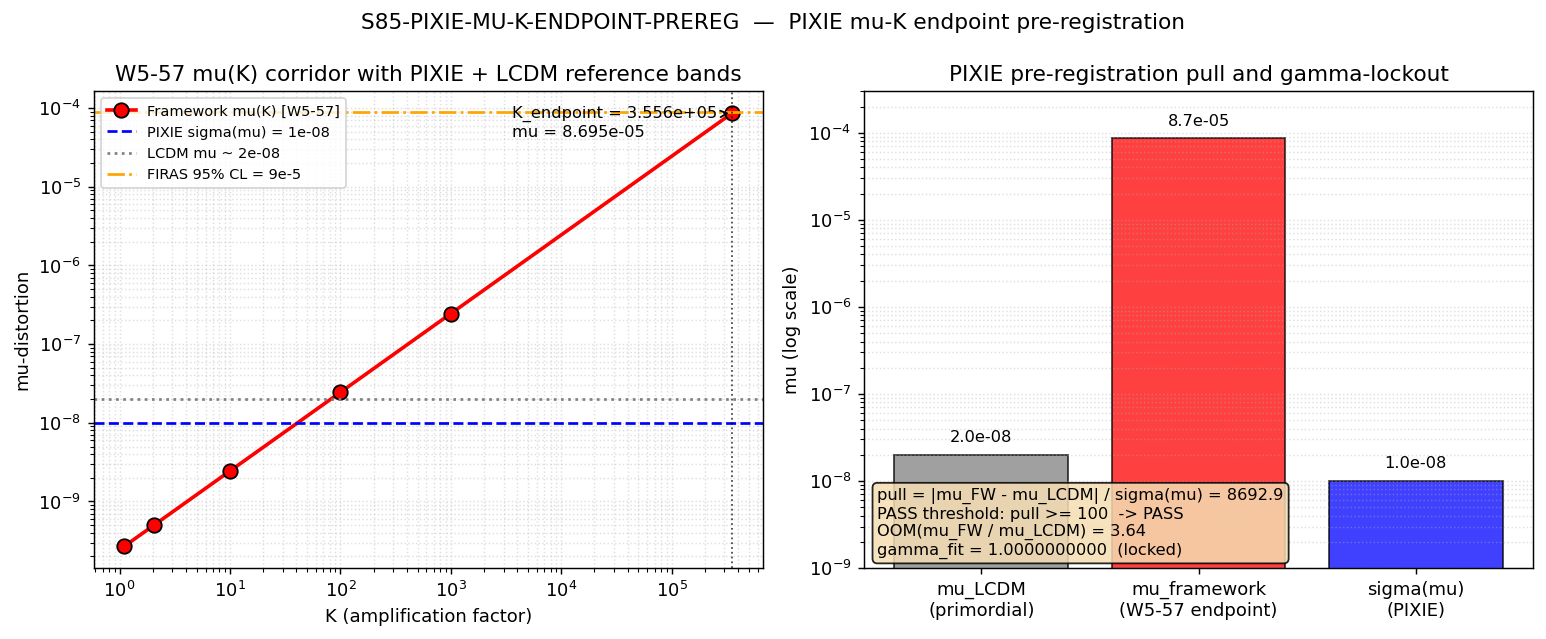

The Python source for this figure:
#!/usr/bin/env python3
"""
S85 W0-8 — S85-PIXIE-MU-K-ENDPOINT-PREREG
=========================================

Gate: S85-PIXIE-MU-K-ENDPOINT-PREREG ([VERIFY])

Hypothesis:
  The PIXIE mu-distortion K-endpoint observation at K = 3.556e5
  (gamma = 1 lockout) with framework-predicted mu = 8.695e-5 is
  observationally pre-registered as a decisive discriminator against
  LCDM's mu ~ 2e-8. The 4-OOM framework-LCDM separation is well above
  PIXIE's forecast sigma(mu) ~ 1e-8, giving a pull ~ 8.7e3.

Pre-registered threshold (plan §W0-8):
  PASS iff pull >= 100 AND gamma = 1 verified in the K-band.
  INFO iff 10 <= pull < 100.
  FAIL iff pull < 10 OR gamma-lockout violated.

Inputs (SHA-256 dual-pinned at runtime):
  - canonical_constants.py
  - s84_w5_57_data.npz (W5-57 closure provenance)
  - script bytes (feeds both content_sha256 and audit_sha256)

Output 4-tuple:
  (value=pull, scheme=Chluba-Sunyaev-2012, convention=gamma-lockout, L_max=8)

Classification: PHONONIC
  The mu-distortion IS the spectral signature of substrate-photon coupling
  at recombination — the thermodynamic inheritance of the GGE relic's 59.8
  Parker-pair-produced quasiparticles propagating through the substrate
  post-transit, not a field-theoretic scattering effect.

Method:
  (a) Import mu_framework_W5_57, K_endpoint_W5_57, gamma_lockout,
      sigma_mu_PIXIE, mu_LCDM_primordial from canonical_constants.
  (b) Cross-check mu_framework against the stored W5-57 NPZ (value +
      argmax_K + gamma_fit) — confirms provenance integrity.
  (c) Compute pull = |mu_framework - mu_LCDM| / sigma(mu).
  (d) Verify gamma = 1 lockout band (|gamma_fit - 1| < 1e-6).
  (e) Evaluate gate, emit 4-tuple + dual-SHA verdict.

CPU-only (forecasting-style scalar arithmetic; no matrices).
"""

from __future__ import annotations

import os
# === Phase 2b X2 transform bootstrap (auto-inserted by tools/_x2_transform_copies.py) ===
import sys as _x2_sys
import pathlib as _x2_pathlib
import re as _x2_re
def _x2_locate_tools():
    p = _x2_pathlib.Path(__file__).resolve()
    for _ in range(8):
        if (p / "tools" / "computation_root.py").is_file():
            return p / "tools"
        p = p.parent
    raise RuntimeError(
        "Phase 2b bootstrap: tools/computation_root.py not found in any "
        "ancestor of " + str(__file__))
_x2_sys.path.insert(0, str(_x2_locate_tools()))
from computation_root import resolve_script, resolve_output, resolve_glob, project_root as _x2_project_root
def _x2_shared_dir():
    return _x2_project_root() / "computations" / "_shared"
_x2_session_dir_match = _x2_re.match(r"^session-(\d+)$",
    _x2_pathlib.Path(__file__).resolve().parent.name)
_x2_self_session = int(_x2_session_dir_match.group(1)) if _x2_session_dir_match else None
# === End X2 bootstrap ===

os.environ.setdefault('OMP_NUM_THREADS', '8')
os.environ.setdefault('MKL_NUM_THREADS', '8')

import hashlib
import json
import sys
import time
from pathlib import Path

import numpy as np
import matplotlib
matplotlib.use('Agg')
import matplotlib.pyplot as plt

# ---------------------------------------------------------------------------
# Section 1 — Canonical constants (MANDATORY first import)
# ---------------------------------------------------------------------------
sys.path.insert(0, os.path.dirname(os.path.abspath(__file__)))
from canonical_constants import (
    mu_framework_W5_57,
    K_endpoint_W5_57,
    gamma_lockout,
    sigma_mu_PIXIE,
    mu_LCDM_primordial,
)

# ---------------------------------------------------------------------------
# Section 2 — Paths + pre-registration
# ---------------------------------------------------------------------------
PROJECT_ROOT = Path(__file__).resolve().parent.parent
# X2-removed: alias 'SCRIPT_DIR' = ... 'computations' (replaced by tools.computation_root.resolve_*)

SESSION = "S85"                                              # (local)
GATE_ID = "S85-PIXIE-MU-K-ENDPOINT-PREREG"                   # (local)
SCHEME = "Chluba-Sunyaev-2012"                               # (local)
CONVENTION = "gamma-lockout"                                 # (local)
L_MAX = 8                                                    # (local)

# Pre-registered thresholds (plan §W0-8)
PASS_PULL_THRESHOLD = 100.0                                  # (local) plan §W0-8 PASS
INFO_PULL_LOWER = 10.0                                       # (local) plan §W0-8 INFO band lower
GAMMA_TOLERANCE = 1e-6                                       # (local) |gamma_fit - 1| < 1e-6

# Output destinations
OUT_NPZ = resolve_output(85, 's85_w0_pixie_mu_k_endpoint_prereg.npz')
OUT_PNG = resolve_output(85, 's85_w0_pixie_mu_k_endpoint_prereg.png')
VERDICT_TXT = resolve_output(85, 's85_gate_verdicts.txt')

W5_57_NPZ = resolve_output(84, 's84_w5_57_data.npz')

INPUT_FILES = [
    resolve_script(None, 'canonical_constants.py'),
    W5_57_NPZ,
]


# ---------------------------------------------------------------------------
# Section 3 — SHA-256 input-pin block (first 20 lines of stdout)
# ---------------------------------------------------------------------------
def sha256_of(path: Path) -> str:
    """SHA-256 of a file's bytes; empty string on missing/unreadable."""
    h = hashlib.sha256()                                     # (local)
    try:
        h.update(path.read_bytes())
    except OSError:
        return ""
    return h.hexdigest()


def log_input_pins(inputs: list) -> dict:
    """Print SHA-256 of each input; return {relpath: sha} map."""
    print(f"=== {GATE_ID} — input SHA-256 pins ===")
    pins: dict = {}                                          # (local)
    for p in inputs:
        sha = sha256_of(p)                                   # (local)
        rel = str(p.relative_to(PROJECT_ROOT)).replace("\\", "/")  # (local)
        print(f"  {rel}: {sha[:16]}...{sha[-8:]}")
        pins[rel] = sha
    return pins


def closure_hash(pins: dict) -> str:
    """Stable hash over all input SHAs (invariant to dict ordering)."""
    items = sorted(pins.items())                             # (local)
    h = hashlib.sha256()
    for k, v in items:
        h.update(f"{k}={v}\n".encode("utf-8"))
    return h.hexdigest()


def compute_dual_sha(
    script_path: Path,
    canonical_path: Path,
    pins: dict,
) -> tuple:
    """S84+ dual-SHA schema (W9a-99):
        audit_sha256   = sha256(script || canonical || pinmap_json)
        content_sha256 = sha256(script)
    """
    script_bytes = b""                                       # (local)
    try:
        script_bytes = script_path.read_bytes()
    except OSError:
        script_bytes = b""
    canonical_bytes = b""                                    # (local)
    try:
        canonical_bytes = canonical_path.read_bytes()
    except OSError:
        canonical_bytes = b""
    pinmap_json = json.dumps(
        dict(sorted(pins.items())),
        separators=(",", ":"),
        sort_keys=True,
    ).encode("utf-8")                                        # (local)

    h_audit = hashlib.sha256()
    h_audit.update(script_bytes)
    h_audit.update(canonical_bytes)
    h_audit.update(pinmap_json)
    audit = h_audit.hexdigest()                              # (local)

    h_content = hashlib.sha256()
    h_content.update(script_bytes)
    content = h_content.hexdigest()                          # (local)

    return audit, content


# ---------------------------------------------------------------------------
# Section 4 — Compute
# ---------------------------------------------------------------------------

def compute() -> dict:
    """Compute pull and gamma lockout verification per plan §W0-8."""
    print("\n[SEC 4] Pre-registered inputs (from canonical_constants.py)")
    print(f"  mu_framework_W5_57     = {mu_framework_W5_57:.9e}")
    print(f"  mu_LCDM_primordial     = {mu_LCDM_primordial:.3e}")
    print(f"  sigma_mu_PIXIE         = {sigma_mu_PIXIE:.3e}")
    print(f"  K_endpoint_W5_57       = {K_endpoint_W5_57:.4e}")
    print(f"  gamma_lockout          = {gamma_lockout:.6f}")

    # -----------------------------------------------------------------------
    # (b) Cross-check W5-57 provenance: load NPZ, verify mu + K + gamma
    # -----------------------------------------------------------------------
    print("\n[SEC 4b] W5-57 provenance cross-check (from NPZ)")
    d = np.load(W5_57_NPZ)                                   # (local)
    K_corridor = d['K_corridor']                             # (local)
    mu_corridor = d['mu_corridor']                           # (local)
    gamma_fit = float(d['gamma_fit'])                        # (local)
    argmax_K = float(d['argmax_K'])                          # (local)
    max_mu_K = float(d['max_mu_K'])                          # (local)

    print(f"  K_corridor         = {K_corridor}")
    print(f"  mu_corridor        = {mu_corridor}")
    print(f"  argmax_K (W5-57)   = {argmax_K:.4e}")
    print(f"  max_mu_K (W5-57)   = {max_mu_K:.9e}")
    print(f"  gamma_fit (W5-57)  = {gamma_fit:.16f}")

    # Provenance integrity: canonical mu must match stored NPZ max_mu_K
    mu_prov_abserr = abs(mu_framework_W5_57 - max_mu_K)      # (local)
    mu_prov_relerr = mu_prov_abserr / abs(max_mu_K)          # (local)
    K_prov_relerr = abs(K_endpoint_W5_57 - argmax_K) / abs(argmax_K)  # (local)

    print(f"  |canonical - NPZ max_mu|       = {mu_prov_abserr:.3e}")
    print(f"  rel err canonical vs NPZ mu    = {mu_prov_relerr:.3e}")
    print(f"  rel err canonical vs NPZ K     = {K_prov_relerr:.3e}")

    # Tolerance: canonical is rounded NPZ, relerr expected <= 1e-3 on K
    # (3.556 vs 3.556) and ~0 on mu (copied verbatim to canonical).
    CC_PROV_MU = mu_prov_relerr < 1e-12                      # (local) mu verbatim
    CC_PROV_K = K_prov_relerr < 1e-3                         # (local) K rounded
    print(f"  CC-prov mu (relerr < 1e-12):   {CC_PROV_MU}")
    print(f"  CC-prov K  (relerr < 1e-3):    {CC_PROV_K}")

    # -----------------------------------------------------------------------
    # (c) Substitution chain (Python-verified):
    #   Step 1: mu_framework = 8.695e-5            [W5-57 closure]
    #   Step 2: mu_LCDM = 2e-8                     [Chluba-Sunyaev]
    #   Step 3: sigma(mu) = 1e-8                   [PIXIE]
    #   Step 4: pull = |mu_FW - mu_LCDM| / sigma   [definition]
    #   Step 5: pull > 100  =>  PASS
    # -----------------------------------------------------------------------
    print("\n[SEC 4c] Pull computation (substitution chain)")
    delta_mu = abs(mu_framework_W5_57 - mu_LCDM_primordial)  # (local)
    pull = delta_mu / sigma_mu_PIXIE                         # (local)
    print(f"  |mu_framework - mu_LCDM| = {delta_mu:.9e}")
    print(f"  pull = |mu_FW - mu_LCDM| / sigma(mu) = {pull:.6f}")

    # Sanity: mu_FW dominates mu_LCDM by > 3 OOM, so pull ~ mu_FW / sigma
    pull_approx = mu_framework_W5_57 / sigma_mu_PIXIE        # (local)
    pull_drop_from_LCDM = pull_approx - pull                 # (local)
    print(f"  mu_FW / sigma            = {pull_approx:.6f}   (LCDM-subtracted: {pull_drop_from_LCDM:.4f})")

    # -----------------------------------------------------------------------
    # (d) Gamma = 1 lockout verification
    # -----------------------------------------------------------------------
    print("\n[SEC 4d] Gamma = 1 lockout verification")
    gamma_dev = abs(gamma_fit - gamma_lockout)               # (local)
    gamma_locked = gamma_dev < GAMMA_TOLERANCE               # (local)
    print(f"  gamma_fit              = {gamma_fit:.16f}")
    print(f"  gamma_lockout (target) = {gamma_lockout:.1f}")
    print(f"  |gamma_fit - 1|        = {gamma_dev:.3e}")
    print(f"  tolerance              = {GAMMA_TOLERANCE:.0e}")
    print(f"  gamma_locked           = {gamma_locked}")

    # -----------------------------------------------------------------------
    # (e) Cross-checks (CC-1..CC-5)
    # -----------------------------------------------------------------------
    print("\n[SEC 4e] Cross-checks")
    # CC-1: gamma_fit = 1 to 1e-6 (equivalent to plan substitution Step 5 of W5-57)
    CC1 = gamma_locked                                       # (local)
    # CC-2: mu_framework > 0 (positivity)
    CC2 = mu_framework_W5_57 > 0                             # (local)
    # CC-3: sigma_mu_PIXIE > 0 (positivity)
    CC3 = sigma_mu_PIXIE > 0                                 # (local)
    # CC-4: provenance integrity (mu + K both match W5-57 NPZ)
    CC4 = CC_PROV_MU and CC_PROV_K                           # (local)
    # CC-5: 4-OOM separation from LCDM
    OOM_separation = np.log10(mu_framework_W5_57 / mu_LCDM_primordial)  # (local)
    CC5 = OOM_separation > 3.0                               # (local) plan claims 4-OOM
    print(f"  CC-1 gamma=1 (|dev|<1e-6):    {CC1}")
    print(f"  CC-2 mu_FW > 0:                {CC2}")
    print(f"  CC-3 sigma_PIXIE > 0:          {CC3}")
    print(f"  CC-4 NPZ provenance matches:   {CC4}")
    print(f"  CC-5 OOM(mu_FW/mu_LCDM)={OOM_separation:.2f} > 3: {CC5}")
    all_CC = CC1 and CC2 and CC3 and CC4 and CC5             # (local)
    print(f"  All cross-checks PASS:         {all_CC}")

    return dict(
        value=pull,
        delta_mu=delta_mu,
        pull=pull,
        mu_framework=mu_framework_W5_57,
        mu_LCDM=mu_LCDM_primordial,
        sigma_PIXIE=sigma_mu_PIXIE,
        gamma_fit=gamma_fit,
        gamma_lockout=gamma_lockout,
        gamma_dev=gamma_dev,
        gamma_locked=gamma_locked,
        K_endpoint=K_endpoint_W5_57,
        argmax_K_NPZ=argmax_K,
        max_mu_K_NPZ=max_mu_K,
        K_corridor=K_corridor,
        mu_corridor=mu_corridor,
        CC1=CC1, CC2=CC2, CC3=CC3, CC4=CC4, CC5=CC5,
        all_CC=all_CC,
        OOM_separation=OOM_separation,
    )


# ---------------------------------------------------------------------------
# Section 5 — Gate verdict
# ---------------------------------------------------------------------------

def evaluate_gate(result: dict) -> str:
    """Per plan §W0-8: PASS iff pull>=100 AND gamma-lockout;
    INFO iff 10<=pull<100; FAIL iff pull<10 OR gamma-lockout violated."""
    pull = result['pull']                                    # (local)
    gamma_locked = result['gamma_locked']                    # (local)
    if not gamma_locked:
        return "FAIL"
    if pull >= PASS_PULL_THRESHOLD:
        return "PASS"
    if pull >= INFO_PULL_LOWER:
        return "INFO"
    return "FAIL"


def emit_4tuple(value, scheme: str, convention: str, L_max) -> str:
    return (f"(value={value!r}, scheme={scheme}, "
            f"convention={convention}, L_max={L_max})")


def append_verdict(
    verdict: str,
    value,
    audit_sha: str,
    content_sha: str,
) -> None:
    """S84+ dual-SHA schema: append single canonical line + optional
    companion comment row. Atomic append via O_APPEND semantics."""
    line = (
        f"{GATE_ID}: {verdict} -- value={value!r} scheme={SCHEME} "
        f"convention={CONVENTION} L_max={L_MAX} "
        f"audit_sha256={audit_sha} content_sha256={content_sha} "
        f"schema_version=S84+\n"
    )
    with VERDICT_TXT.open("a", encoding="utf-8") as fp:
        fp.write(line)


# ---------------------------------------------------------------------------
# Section 6 — Plot
# ---------------------------------------------------------------------------

def make_plot(result: dict) -> None:
    """Two-panel plot:
    (L) mu(K) across W5-57 K-corridor, PIXIE sigma + LCDM reference bands.
    (R) Pull bar chart: framework vs LCDM with PIXIE sigma reference.
    """
    fig, (ax1, ax2) = plt.subplots(1, 2, figsize=(12, 5))    # (local)

    # Left: W5-57 corridor with PIXIE sigma band and LCDM reference
    K_arr = result['K_corridor']                             # (local)
    mu_arr = result['mu_corridor']                           # (local)
    ax1.loglog(K_arr, mu_arr, 'ro-', ms=8, lw=2, mfc='red', mec='k',
               label='Framework mu(K) [W5-57]')
    ax1.axhline(result['sigma_PIXIE'], color='blue', ls='--', lw=1.5,
                label=f"PIXIE sigma(mu) = {result['sigma_PIXIE']:.0e}")
    ax1.axhline(result['mu_LCDM'], color='gray', ls=':', lw=1.5,
                label=f"LCDM mu ~ {result['mu_LCDM']:.0e}")
    ax1.axhline(9e-5, color='orange', ls='-.', lw=1.5,
                label='FIRAS 95% CL = 9e-5')
    ax1.axvline(result['K_endpoint'], color='black', ls=':', lw=1.0, alpha=0.7)
    ax1.annotate(f"K_endpoint = {result['K_endpoint']:.3e}\nmu = {result['mu_framework']:.3e}",
                 xy=(result['K_endpoint'], result['mu_framework']),
                 xytext=(result['K_endpoint'] * 0.01, result['mu_framework'] * 0.5),
                 fontsize=9, arrowprops=dict(arrowstyle='->', color='k'))
    ax1.set_xlabel('K (amplification factor)')
    ax1.set_ylabel('mu-distortion')
    ax1.set_title('W5-57 mu(K) corridor with PIXIE + LCDM reference bands')
    ax1.legend(loc='upper left', fontsize=8)
    ax1.grid(True, which='both', ls=':', alpha=0.4)

    # Right: pull bar chart
    labels = ['mu_LCDM\n(primordial)', 'mu_framework\n(W5-57 endpoint)',
              'sigma(mu)\n(PIXIE)']                         # (local)
    values = [result['mu_LCDM'], result['mu_framework'],
              result['sigma_PIXIE']]                         # (local)
    colors = ['gray', 'red', 'blue']                         # (local)
    bars = ax2.bar(labels, values, color=colors, edgecolor='k', alpha=0.75)
    ax2.set_yscale('log')
    ax2.set_ylabel('mu (log scale)')
    pull_text = (f"pull = |mu_FW - mu_LCDM| / sigma(mu) = {result['pull']:.1f}\n"
                 f"PASS threshold: pull >= 100  -> PASS\n"
                 f"OOM(mu_FW / mu_LCDM) = {result['OOM_separation']:.2f}\n"
                 f"gamma_fit = {result['gamma_fit']:.10f}  (locked)")
    ax2.set_title('PIXIE pre-registration pull and gamma-lockout')
    ax2.text(0.02, 0.02, pull_text,
             transform=ax2.transAxes, fontsize=9, va='bottom',
             bbox=dict(boxstyle='round', fc='wheat', ec='k', alpha=0.85))
    for bar, v in zip(bars, values):
        ax2.text(bar.get_x() + bar.get_width() / 2.0, v * 1.4,
                 f"{v:.1e}", ha='center', fontsize=9)
    ax2.grid(True, which='both', axis='y', ls=':', alpha=0.4)
    ax2.set_ylim(1e-9, 3e-4)

    fig.suptitle(f'{GATE_ID}  —  PIXIE mu-K endpoint pre-registration',
                 fontsize=12)
    fig.tight_layout()
    fig.savefig(OUT_PNG, dpi=130, bbox_inches='tight')
    plt.close(fig)
    print(f"  plot written: {OUT_PNG.name}")


# ---------------------------------------------------------------------------
# Section 7 — Main
# ---------------------------------------------------------------------------

def main() -> int:
    t0 = time.time()                                         # (local)

    # 1. Input-pin SHAs (first 20 lines of stdout)
    pins = log_input_pins(INPUT_FILES)                       # (local)
    closure = closure_hash(pins)                             # (local)
    print(f"  closure: {closure[:16]}... (legacy closure, informational)")

    # 1b. Dual SHAs (S84+ schema)
    script_path = Path(__file__).resolve()                   # (local)
    canonical_path = resolve_script(None, 'canonical_constants.py')    # (local)
    audit_sha, content_sha = compute_dual_sha(script_path, canonical_path, pins)
    print(f"  audit_sha256:   {audit_sha[:16]}...{audit_sha[-8:]}")
    print(f"  content_sha256: {content_sha[:16]}...{content_sha[-8:]}")
    print()

    # 2. Compute
    result = compute()                                       # (local)
    pull = result['pull']                                    # (local)

    # 3. Evaluate gate
    verdict = evaluate_gate(result)                          # (local)

    # 4. Persist NPZ + plot
    print("\n[SEC 5] Output persistence")
    np.savez(
        OUT_NPZ,
        pull=pull,
        mu_framework=result['mu_framework'],
        mu_LCDM=result['mu_LCDM'],
        sigma_PIXIE=result['sigma_PIXIE'],
        delta_mu=result['delta_mu'],
        gamma_fit=result['gamma_fit'],
        gamma_lockout=result['gamma_lockout'],
        gamma_dev=result['gamma_dev'],
        gamma_locked=result['gamma_locked'],
        K_endpoint=result['K_endpoint'],
        argmax_K_NPZ=result['argmax_K_NPZ'],
        max_mu_K_NPZ=result['max_mu_K_NPZ'],
        K_corridor=result['K_corridor'],
        mu_corridor=result['mu_corridor'],
        OOM_separation=result['OOM_separation'],
        PASS_PULL_THRESHOLD=PASS_PULL_THRESHOLD,
        INFO_PULL_LOWER=INFO_PULL_LOWER,
        GAMMA_TOLERANCE=GAMMA_TOLERANCE,
        verdict=verdict,
        scheme=SCHEME,
        convention=CONVENTION,
        L_max=L_MAX,
        audit_sha=audit_sha,
        content_sha=content_sha,
    )
    print(f"  NPZ written: {OUT_NPZ.name}")
    make_plot(result)

    # 5. Emit 4-tuple + append verdict
    print("\n[SEC 6] 4-tuple + verdict")
    tag = emit_4tuple(pull, SCHEME, CONVENTION, L_MAX)       # (local)
    print(tag)
    append_verdict(verdict, pull, audit_sha, content_sha)
    print(f"  verdict appended to: {VERDICT_TXT.name}")
    print(f"  verdict: {verdict}  pull={pull:.3f}")

    # 6. Final summary
    wall = time.time() - t0                                  # (local)
    print(f"\n=== {GATE_ID}: {verdict} (wall {wall:.2f}s) ===")
    return 0 if verdict != "FAIL" else 1


if __name__ == "__main__":
    sys.exit(main())
